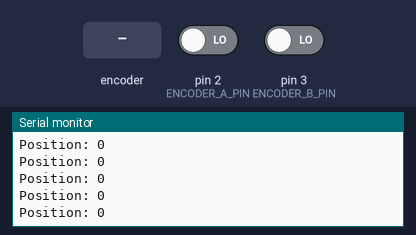
A sketch run on a simulated Arduino Uno, built with avr-gcc and run on an emulated ATmega328P. On the bench: the last lines printed to the serial monitor. The test bench sets the inputs (shaded band); at power-on: pin 2 (ENCODER_A_PIN) LOW, pin 3 (ENCODER_B_PIN) LOW.

Above: at 1.2 s.
1.3 s: rotary encoder on pin 2 (ENCODER_A_PIN) / pin 3 (ENCODER_B_PIN) turned 2 steps (second pin leading)
At 2.2 s:
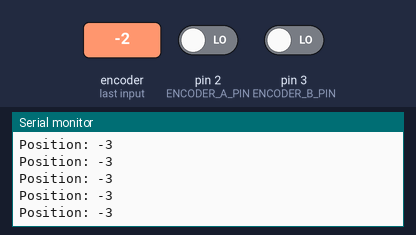
4.7 s: rotary encoder on pin 2 (ENCODER_A_PIN) / pin 3 (ENCODER_B_PIN) turned 3 steps (first pin leading)
At 5.5 s:
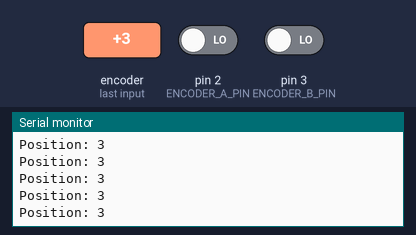
Timing chart, 0 to 7.7 s (numbered marks = the images above; inputs shaded):
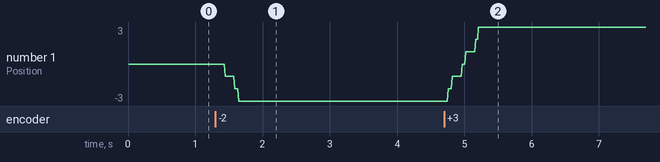

Measured:
- after the input at 1.3 s, the serial monitor: prints a new line after 0.14 s (image 1)
- after the input at 4.7 s, the serial monitor: prints a new line after 0.06 s (image 2)
- plotted number 1: 0 → -3 after the input at 1.3 s, -3 → 3 after the input at 4.7 s

The sketch:

encoders.ino
```cpp
///////////////////////
///////////////////////
#define ENCODER_A_PIN 2
#define ENCODER_B_PIN 3

long position;

void setup()
{
   Serial.begin(9600);
   Serial.println("Started");

   pinMode(ENCODER_A_PIN, INPUT);
   pinMode(ENCODER_B_PIN, INPUT);

   attachInterrupt(0, read_quadrature, CHANGE);
}

void loop()
{
   Serial.print("Position: ");
   Serial.println(position, DEC);
}

void read_quadrature()
{
  // found a low-to-high on channel A
  if (digitalRead(ENCODER_A_PIN) == HIGH)
  {
    // check channel B to see which way
    if (digitalRead(ENCODER_B_PIN) == LOW)
        position++;
    else
        position--;
  }
  // found a high-to-low on channel A
  else
  {
    // check channel B to see which way
    if (digitalRead(ENCODER_B_PIN) == LOW)
        position--;
    else
        position++;
  }
}
```
